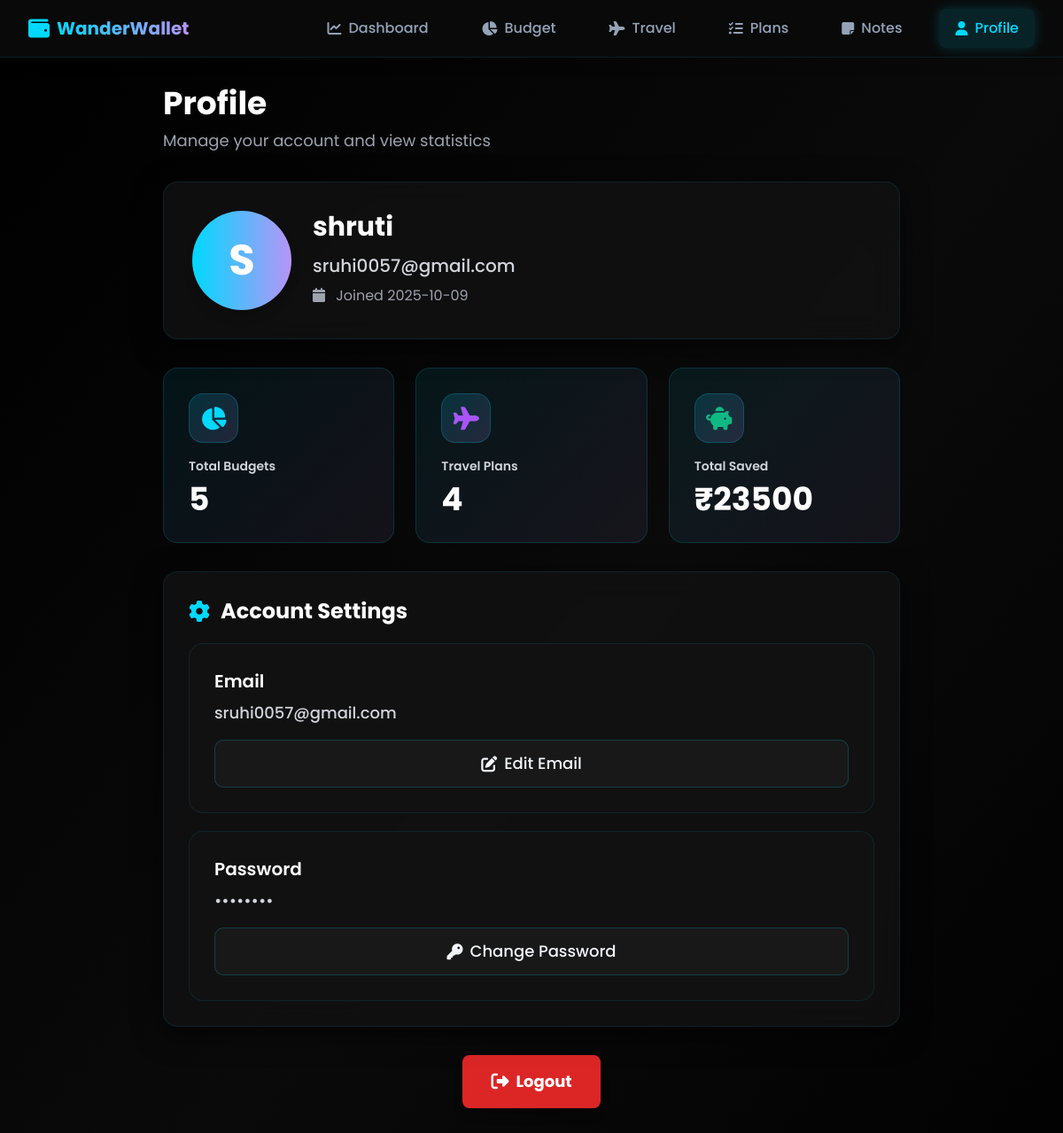
Screenshot of /profile (signed in) with the database file from the repository.
### tables this page shows
CREATE TABLE users (
                id INTEGER PRIMARY KEY AUTOINCREMENT,
                username TEXT UNIQUE NOT NULL,
                email TEXT UNIQUE NOT NULL,
                password TEXT NOT NULL,
                created_at TIMESTAMP DEFAULT CURRENT_TIMESTAMP
            );

### app.py (the view)
@app.route('/profile')
@login_required
def profile():
    db = get_db()
    user = db.execute('SELECT * FROM users WHERE id = ?', (current_user.id,)).fetchone()
    total_budgets = db.execute('SELECT COUNT(*) as count FROM budgets WHERE user_id = ?',
                               (current_user.id,)).fetchone()['count']
    total_trips = db.execute('SELECT COUNT(*) as count FROM travel_plans WHERE user_id = ?',
                            (current_user.id,)).fetchone()['count']
    total_saved = db.execute('SELECT SUM(savings) as total FROM budgets WHERE user_id = ?',
                            (current_user.id,)).fetchone()['total'] or 0
    db.close()
    return render_template('profile.html',
                         user=user,
                         total_budgets=total_budgets,
                         total_trips=total_trips,
                         total_saved=total_saved)

### app.py (called while the page is built)
def get_db():
    conn = sqlite3.connect(DATABASE)
    conn.row_factory = sqlite3.Row
    return conn

@login_manager.user_loader
def load_user(user_id):
    db = get_db()
    user = db.execute('SELECT * FROM users WHERE id = ?', (user_id,)).fetchone()
    db.close()
    if user:
        return User(user['id'], user['username'], user['email'])
    return None

### templates/profile.html (shortened to what this page needs)
{% extends "base.html" %}
{% block content %}
<div class="min-h-screen bg-gradient-to-br from-dark-primary via-dark-secondary to-dark-primary py-8">
    <div class="max-w-4xl mx-auto px-4 sm:px-6 lg:px-8">
        <div class="mb-6 md:mb-8">
            <h1 class="text-3xl md:text-4xl font-bold mb-2 text-white">Profile</h1>
            <p class="text-gray-400 text-base md:text-lg">Manage your account and view statistics</p>
        </div>
        <div class="glass-card p-5 sm:p-6 md:p-8 mb-6 md:mb-8">
            <div class="flex flex-col items-center sm:flex-row sm:items-start">
                <div class="profile-avatar w-20 h-20 sm:w-24 sm:h-24 md:w-28 md:h-28 rounded-full bg-gradient-to-r from-teal-primary to-purple-primary flex items-center justify-center text-3xl sm:text-4xl md:text-5xl font-bold text-white mb-4 sm:mb-0 sm:mr-6 shadow-lg">
                    {{ user.username[0]|upper }}
                </div>
                <div class="text-center sm:text-left flex-1 w-full">
                    <h2 class="text-2xl sm:text-2xl md:text-3xl font-bold text-white mb-2 md:mb-3">{{ user.username }}</h2>
                    <p class="text-gray-300 text-lg sm:text-lg md:text-xl break-all mb-2 font-medium">{{ user.email }}</p>
                    <p class="text-base text-gray-400 mt-2 font-normal">
                        <i class="fas fa-calendar mr-2"></i>
                        Joined {{ user.created_at[:10] }}
                    </p>
                </div>
            </div>
        </div>
        <div class="grid grid-cols-1 sm:grid-cols-2 md:grid-cols-3 gap-5 md:gap-6 mb-6 md:mb-8">
            <div class="stat-card">
                <div class="icon-badge mb-4">
                    <i class="fas fa-chart-pie"></i>
                </div>
                <h3 class="text-gray-300 text-base md:text-sm mb-2 font-semibold">Total Budgets</h3>
                <p class="text-3xl md:text-4xl font-bold text-white">{{ total_budgets }}</p>
            </div>
            <div class="stat-card">
                <div class="icon-badge mb-4" style="color: #a855f7">
                    <i class="fas fa-plane"></i>
                </div>
                <h3 class="text-gray-300 text-base md:text-sm mb-2 font-semibold">Travel Plans</h3>
                <p class="text-3xl md:text-4xl font-bold text-white">{{ total_trips }}</p>
            </div>
            <div class="stat-card">
                <div class="icon-badge mb-4" style="color: #10b981">
                    <i class="fas fa-piggy-bank"></i>
                </div>
                <h3 class="text-gray-300 text-base md:text-sm mb-2 font-semibold">Total Saved</h3>
                <p class="text-3xl md:text-4xl font-bold text-white">₹{{ "%.0f"|format(total_saved) }}</p>
            </div>
        </div>
        <div class="glass-card p-5 sm:p-6 md:p-7 mb-6 md:mb-8">
            <h2 class="text-xl sm:text-2xl md:text-2xl font-bold mb-5 flex items-center text-white">
                <i class="fas fa-cog mr-3 text-teal-primary text-xl md:text-2xl"></i>
                Account Settings
            </h2>
            <div class="space-y-4 md:space-y-5">
                <div class="feature-card">
                    <div class="flex flex-col gap-4">
                        <div class="flex-1">
                            <h3 class="font-semibold text-white text-lg md:text-xl mb-2">Email</h3>
                            <p class="text-base md:text-lg text-gray-300 break-all font-medium" id="currentEmail">{{ user.email }}</p>
                        </div>
                        <button class="btn-secondary text-base md:text-lg px-5 py-3 w-full min-h-[52px]" onclick="openEditEmailModal()">
                            <i class="fas fa-edit mr-2"></i>Edit Email
                        </button>
                    </div>
                </div>
                <div class="feature-card">
                    <div class="flex flex-col gap-4">
                        <div class="flex-1">
                            <h3 class="font-semibold text-white text-lg md:text-xl mb-2">Password</h3>
                            <p class="text-base md:text-lg text-gray-300 font-medium">••••••••</p>
                        </div>
                        <button class="btn-secondary text-base md:text-lg px-5 py-3 w-full min-h-[52px]" onclick="openChangePasswordModal()">
                            <i class="fas fa-key mr-2"></i>Change Password
                        </button>
                    </div>
                </div>
            </div>
        </div>
        <div class="text-center mb-6 md:mb-8 px-2">
            <a href="{{ url_for('logout') }}" class="inline-flex w-full sm:w-auto px-8 py-4 bg-red-600 hover:bg-red-700 text-white font-bold text-lg rounded-lg transition-colors duration-200 shadow-lg hover:shadow-xl min-h-[56px] items-center justify-center">
                <i class="fas fa-sign-out-alt mr-2 text-xl"></i>Logout
            </a>
        </div>
    </div>
</div>
{% endblock %}

### static/css/style.css (style rules this page uses)
.glass-card { background: rgba(18, 18, 18, 0.8); backdrop-filter: blur(16px); border: 1px solid rgba(0, 217, 255, 0.1); border-radius: 1rem; box-shadow: 0 8px 32px 0 rgba(0, 0, 0, 0.6); transition: all 0.4s cubic-bezier(0.4, 0, 0.2, 1); }
.btn-secondary { background: rgba(26, 26, 26, 0.95); color: #f1f5f9; padding: 0.875rem 1.75rem; border-radius: 0.625rem; font-weight: 500; transition: all 0.3s ease; border: 1px solid rgba(0, 217, 255, 0.2); cursor: pointer; display: inline-flex; align-items: center; justify-content: center; }
.stat-card { background: linear-gradient(135deg, rgba(0, 217, 255, 0.08) 0%, rgba(183, 148, 246, 0.08) 100%); border: 1px solid rgba(0, 217, 255, 0.15); border-radius: 1rem; padding: 1.75rem; transition: all 0.4s cubic-bezier(0.4, 0, 0.2, 1); position: relative; overflow: hidden; }
.stat-card::before { content: ''; position: absolute; top: 0; left: 0; right: 0; height: 2px; background: linear-gradient(90deg, #00d9ff, #b794f6); opacity: 0; transition: opacity 0.3s ease; }
.icon-badge { width: 3.5rem; height: 3.5rem; border-radius: 1rem; display: flex; align-items: center; justify-content: center; font-size: 1.625rem; background: linear-gradient(135deg, rgba(0, 217, 255, 0.15) 0%, rgba(183, 148, 246, 0.15) 100%); color: #00d9ff; border: 1px solid rgba(0, 217, 255, 0.2); transition: all 0.3s ease; }
.feature-card { background: rgba(18, 18, 18, 0.9); border: 1px solid rgba(0, 217, 255, 0.1); border-radius: 1rem; padding: 1.75rem; transition: all 0.4s cubic-bezier(0.4, 0, 0.2, 1); }
:root { --bg-primary: #000000; --bg-secondary: #0a0a0a; --bg-accent: #1a1a1a; --bg-card: #121212; --text-primary: #f1f5f9; --text-secondary: #94a3b8; --border-color: rgba(0, 217, 255, 0.1); --glow-color: rgba(0, 217, 255, 0.3); }

### rows the page displays
users: username "S", username "shruti", email "sruhi0057@gmail.com", created_at "2025-10-09"

### other values shown
{{ total_budgets }} "5"
{{ total_trips }} "4"
{{ "%.0f"|format(total_saved) }} "23500"
